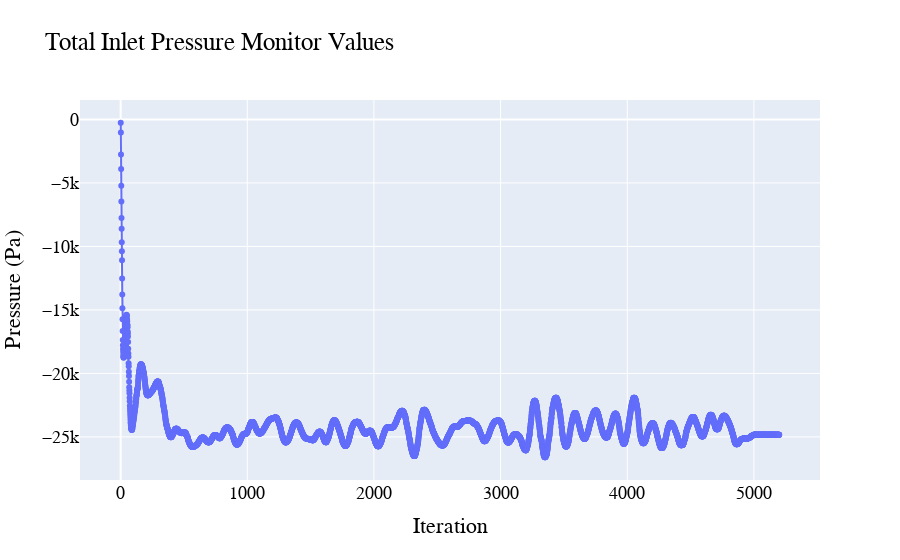
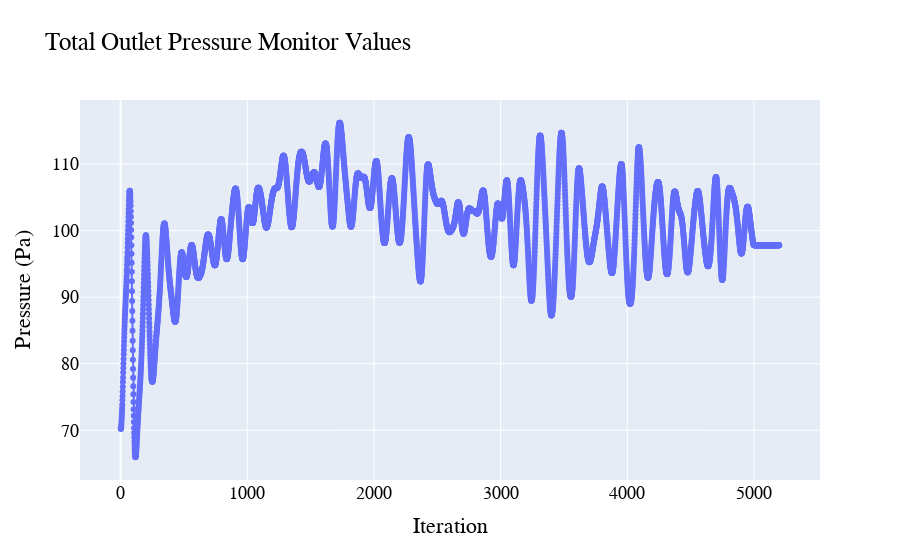
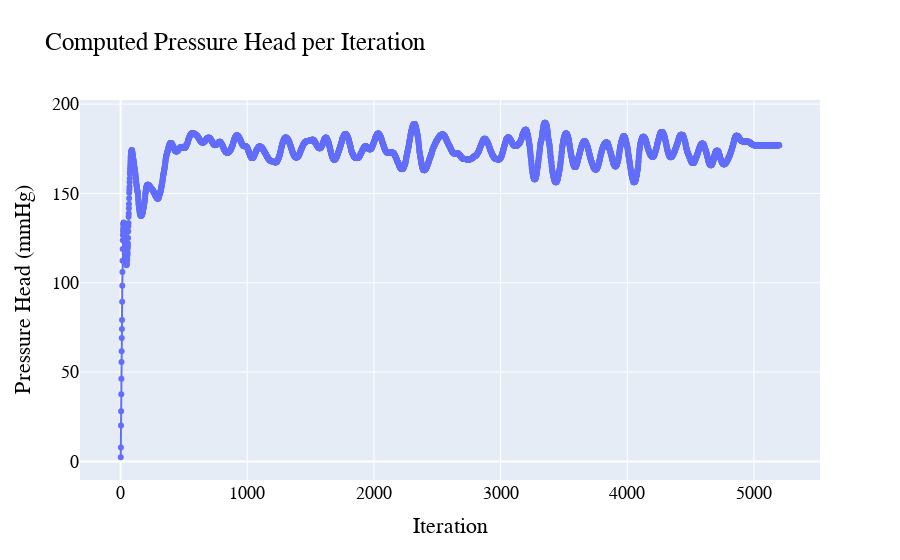

Notebook source saved alongside these figures, in order:
### Markdown cell above
### Pressure Residuals

### Code cell
density = 1056 #kg/m3
gravity = 9.81 #m/s2
total_pressure_df = pd.DataFrame()
total_pressure_df['Iteration'] = total_p_in["Iteration"]
total_pressure_df['P_in (Pa)'] = total_p_in["p-in"]
total_pressure_df['P_out (Pa)'] = total_p_out["p-out"]
total_pressure_df['P_head (m)'] = (total_pressure_df['P_out (Pa)'] - total_pressure_df['P_in (Pa)'])/(density*gravity)
total_pressure_df['P_head (mmHg)'] = total_pressure_df['P_head (m)'] * 73.53708129594501
# fig = px.line(total_pressure_df,x =['Iteration','Iteration'],y=['P_in (Pa)]','P_out (Pa)'])
# fig.show()
fig1 = go.Figure()
fig1.add_trace(go.Scatter(x=total_pressure_df['Iteration'],
                          y=total_pressure_df['P_in (Pa)'],
                          mode='lines+markers',
                          name='Inlet Pressure (Pa)'))
fig1.update_layout(
    title="Total Inlet Pressure Monitor Values",
    xaxis_title="Iteration",
    yaxis_title="Pressure (Pa)",
    legend_title=None,
    font=dict(
        family="Courier New, monospace",
        size=18,
        color="Black"))
fig1.show()

fig2 = go.Figure()
fig2.add_trace(go.Scatter(x=total_pressure_df['Iteration'],
                          y=total_pressure_df['P_out (Pa)'],
                          mode='lines+markers',
                          name='Outlet Pressure (Pa)'))
fig2.update_layout(
    title="Total Outlet Pressure Monitor Values",
    xaxis_title="Iteration",
    yaxis_title="Pressure (Pa)",
    legend_title=None,
    font=dict(
        family="Courier New, monospace",
        size=18,
        color="Black"))
fig2.show()

fig3 = go.Figure()
fig3.add_trace(go.Scatter(x=total_pressure_df['Iteration'],
                          y=total_pressure_df['P_head (mmHg)'],
                          mode='lines+markers',
                          name='Pressure Head (mmHg)'))
fig3.update_layout(
    title="Computed Pressure Head per Iteration",
    xaxis_title="Iteration",
    yaxis_title="Pressure Head (mmHg)",
    legend_title=None,
    font=dict(
        family="Courier New, monospace",
        size=18,
        color="Black"))
fig3.show()

# fig1 = go.Figure()
# fig1.add_trace(go.Scatter(x=total_pressure_df['Iteration'],
#                           y=total_pressure_df['P_in (Pa)'],
#                           mode='markers',
#                           name='Inlet Pressure (Pa)'))
# fig1.add_trace(go.Scatter(x=total_pressure_df['Iteration'],
#                           y=total_pressure_df['P_out (Pa)'],
#                           mode='lines+markers',
#                           name='Outlet Pressure (Pa)'))
# fig1.add_trace(go.Scatter(x=total_pressure_df['Iteration'],
#                           y=total_pressure_df['P_head (m)'],
#                           mode='lines',
#                           name='Outlet Pressure (Pa)'))
#
# fig1.update_layout(
#     title="Plot Title",
#     xaxis_title="X Axis Title",
#     yaxis_title="Y Axis Title",
#     legend_title="Legend Title",
#     font=dict(
#         family="Courier New, monospace",
#         size=18,
#         color="RebeccaPurple"))
# fig1.show()

### Figure 1 — Plotly figure (JSON) as saved in the notebook; plotly's stock layout.template omitted (floating-point values rounded to 4 significant figures; data arrays with more than 128 entries replaced by an {"elided": "..."} marker saying what was removed)
{"data": [{"mode": "lines+markers", "name": "Inlet Pressure (Pa)", "type": "scatter", "x": {"elided": "5200 int values"}, "y": {"elided": "5200 float values"}}], "layout": {"font": {"color": "Black", "family": "Courier New, monospace", "size": 18}, "legend": {"title": {}}, "title": {"text": "Total Inlet Pressure Monitor Values"}, "xaxis": {"title": {"text": "Iteration"}}, "yaxis": {"title": {"text": "Pressure (Pa)"}}}}

### Figure 2 — Plotly figure (JSON) as saved in the notebook; plotly's stock layout.template omitted (floating-point values rounded to 4 significant figures; data arrays with more than 128 entries replaced by an {"elided": "..."} marker saying what was removed)
{"data": [{"mode": "lines+markers", "name": "Outlet Pressure (Pa)", "type": "scatter", "x": {"elided": "5200 int values"}, "y": {"elided": "5200 float values"}}], "layout": {"font": {"color": "Black", "family": "Courier New, monospace", "size": 18}, "legend": {"title": {}}, "title": {"text": "Total Outlet Pressure Monitor Values"}, "xaxis": {"title": {"text": "Iteration"}}, "yaxis": {"title": {"text": "Pressure (Pa)"}}}}

### Figure 3 — Plotly figure (JSON) as saved in the notebook; plotly's stock layout.template omitted (floating-point values rounded to 4 significant figures; data arrays with more than 128 entries replaced by an {"elided": "..."} marker saying what was removed)
{"data": [{"mode": "lines+markers", "name": "Pressure Head (mmHg)", "type": "scatter", "x": {"elided": "5200 int values"}, "y": {"elided": "5200 float values"}}], "layout": {"font": {"color": "Black", "family": "Courier New, monospace", "size": 18}, "legend": {"title": {}}, "title": {"text": "Computed Pressure Head per Iteration"}, "xaxis": {"title": {"text": "Iteration"}}, "yaxis": {"title": {"text": "Pressure Head (mmHg)"}}}}
